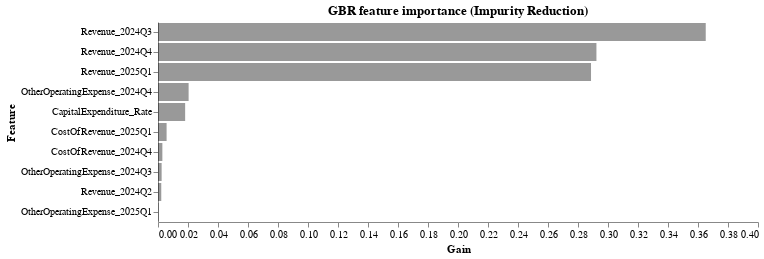

Source (notebook cell):
### Markdown cell above
Let's see if we can get some feature importances out of here:

### Code cell
def feature_names_from_pipe(pipe, cat_cols, num_cols):
    pre = pipe.named_steps["pre"]
    ohe = pre.named_transformers_["cat"]
    ohe_names = ohe.get_feature_names_out(cat_cols)
    return list(ohe_names) + list(num_cols)
feat_names = feature_names_from_pipe(pipe, cat_cols, [c for c in X_tr.columns if c not in cat_cols])

gbr = pipe.named_steps["model"]
imp = pd.DataFrame({
    "feature": feat_names,
    "importance": gbr.feature_importances_
}).sort_values("importance", ascending=False)

top = imp.head(10)
alt.Chart(top).mark_bar(color='black',opacity=0.4).encode(
    x=alt.X("importance:Q", title="Gain",axis=alt.Axis(grid=False)),
    y=alt.Y("feature:N", sort="-x", title="Feature",axis=alt.Axis(grid=False))
).properties(width=600, height=20*len(top), title="GBR feature importance (Impurity Reduction)").configure_view(stroke=None)

### Figure 1 — Vega-Lite specification as saved in the notebook (floating-point values rounded to 4 significant figures)
{"config": {"view": {"continuousWidth": 300, "continuousHeight": 300, "stroke": null}}, "data": {"name": "data-5e256fde3a05f2be70e20e1ac0cec2a7"}, "mark": {"type": "bar", "color": "black", "opacity": 0.4}, "encoding": {"x": {"axis": {"grid": false}, "field": "importance", "title": "Gain", "type": "quantitative"}, "y": {"axis": {"grid": false}, "field": "feature", "sort": "-x", "title": "Feature", "type": "nominal"}}, "height": 200, "title": "GBR feature importance (Impurity Reduction)", "width": 600, "$schema": "https://vega.github.io/schema/vega-lite/v5.20.1.json", "datasets": {"data-5e256fde3a05f2be70e20e1ac0cec2a7": [{"feature": "Revenue_2024Q3", "importance": 0.3652}, {"feature": "Revenue_2024Q4", "importance": 0.2923}, {"feature": "Revenue_2025Q1", "importance": 0.2887}, {"feature": "OtherOperatingExpense_2024Q4", "importance": 0.02042}, {"feature": "CapitalExpenditure_Rate", "importance": 0.0181}, {"feature": "CostOfRevenue_2025Q1", "importance": 0.005734}, {"feature": "CostOfRevenue_2024Q4", "importance": 0.002908}, {"feature": "OtherOperatingExpense_2024Q3", "importance": 0.002425}, {"feature": "Revenue_2024Q2", "importance": 0.002179}, {"feature": "OtherOperatingExpense_2025Q1", "importance": 0.0003926}]}}
